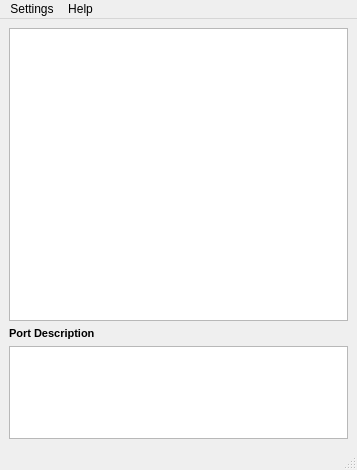
<?xml version="1.0" encoding="UTF-8"?>
<ui version="4.0">
 <class>MainWindow</class>
 <widget class="QMainWindow" name="MainWindow">
  <property name="geometry">
   <rect>
    <x>0</x>
    <y>0</y>
    <width>357</width>
    <height>470</height>
   </rect>
  </property>
  <property name="sizePolicy">
   <sizepolicy hsizetype="Fixed" vsizetype="Fixed">
    <horstretch>0</horstretch>
    <verstretch>0</verstretch>
   </sizepolicy>
  </property>
  <property name="windowTitle">
   <string>pyCOM</string>
  </property>
  <widget class="QWidget" name="centralwidget">
   <layout class="QVBoxLayout" name="verticalLayout_2">
    <item>
     <widget class="QTableView" name="tableView">
      <property name="selectionMode">
       <enum>QAbstractItemView::SingleSelection</enum>
      </property>
     </widget>
    </item>
    <item>
     <layout class="QVBoxLayout" name="verticalLayout">
      <item>
       <widget class="QLabel" name="label">
        <property name="sizePolicy">
         <sizepolicy hsizetype="Preferred" vsizetype="Fixed">
          <horstretch>0</horstretch>
          <verstretch>0</verstretch>
         </sizepolicy>
        </property>
        <property name="maximumSize">
         <size>
          <width>16777215</width>
          <height>93</height>
         </size>
        </property>
        <property name="font">
         <font>
          <pointsize>8</pointsize>
          <weight>75</weight>
          <bold>true</bold>
         </font>
        </property>
        <property name="text">
         <string>Port Description</string>
        </property>
       </widget>
      </item>
      <item>
       <widget class="QPlainTextEdit" name="txtPortInfo">
        <property name="sizePolicy">
         <sizepolicy hsizetype="Expanding" vsizetype="Fixed">
          <horstretch>0</horstretch>
          <verstretch>0</verstretch>
         </sizepolicy>
        </property>
        <property name="maximumSize">
         <size>
          <width>16777215</width>
          <height>93</height>
         </size>
        </property>
        <property name="readOnly">
         <bool>true</bool>
        </property>
       </widget>
      </item>
     </layout>
    </item>
   </layout>
  </widget>
  <widget class="QMenuBar" name="menubar">
   <property name="geometry">
    <rect>
     <x>0</x>
     <y>0</y>
     <width>357</width>
     <height>20</height>
    </rect>
   </property>
   <widget class="QMenu" name="menuSettings">
    <property name="title">
     <string>Settings</string>
    </property>
    <widget class="QMenu" name="menuTheme">
     <property name="title">
      <string>Theme</string>
     </property>
     <addaction name="actionLight"/>
     <addaction name="actionDark"/>
    </widget>
    <addaction name="menuTheme"/>
   </widget>
   <widget class="QMenu" name="menuHelp">
    <property name="title">
     <string>Help</string>
    </property>
    <addaction name="actionAbout"/>
   </widget>
   <addaction name="menuSettings"/>
   <addaction name="menuHelp"/>
  </widget>
  <widget class="QStatusBar" name="statusbar"/>
  <action name="actionLight">
   <property name="checkable">
    <bool>true</bool>
   </property>
   <property name="checked">
    <bool>true</bool>
   </property>
   <property name="text">
    <string>Light</string>
   </property>
  </action>
  <action name="actionDark">
   <property name="checkable">
    <bool>true</bool>
   </property>
   <property name="text">
    <string>Dark</string>
   </property>
  </action>
  <action name="actionAbout">
   <property name="text">
    <string>About</string>
   </property>
  </action>
 </widget>
 <resources/>
 <connections/>
</ui>
